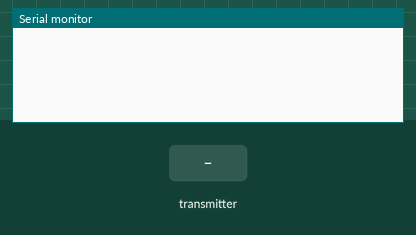
Simulated run of this sketch. Board: Arduino Uno, built with avr-gcc and run on an emulated ATmega328P. On the bench: the last lines printed to the serial monitor. Inputs (shaded band) come from the test bench. No radio packets arrive unless stated.

Above: at 1.2 s.
1.3 s: the transmitter starts sending text.0 = 0
At 2.0 s:
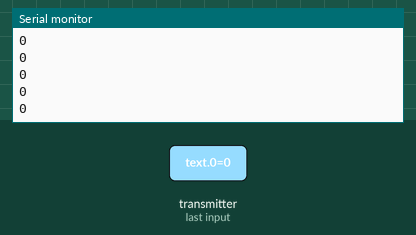
2.8 s: the transmitter starts sending text.1 = 256
At 3.3 s:
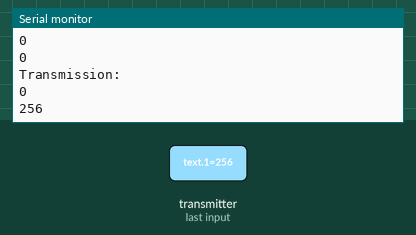
4.3 s: the transmitter starts sending text.2 = 512
5.8 s: the transmitter starts sending text.3 = 1023
8.8 s: the transmitter starts sending text.4 = 256
Timing chart, 0 to 11.8 s (numbered marks = the images above; inputs shaded):
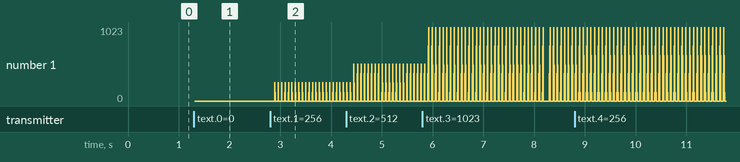

Measured:
- after the input at 1.3 s, the serial monitor: prints a new line at once (image 1)
- after the input at 2.8 s, the serial monitor: prints a new line after 0.09 s (image 2)

The sketch:

ReceiverDecryptScetch.ino
```cpp
#include <SPI.h>
#include <nRF24L01.h>
#include <RF24.h>


RF24 radio(7, 8, 10000000); // CE, CSN

const byte address[6] = "00001";

const int iterations = 100;

unsigned long timeNow = micros();
unsigned long timeLast = micros();
unsigned long times[iterations];
unsigned long timesTotal = 0;
float timesAverage;

unsigned long timeNow2 = micros();
unsigned long timeLast2 = micros();
unsigned long times2[iterations];
unsigned long timesTotal2 = 0;
float timesAverage2;

int j = 0;

void setup() {
  Serial.begin(9600);
  radio.begin();
  radio.setDataRate(RF24_1MBPS);
  radio.setChannel(50);
  //SPI.beginTransaction(SPISettings(16000000, MSBFIRST, SPI_MODE0));
  radio.openReadingPipe(0, address);
  radio.setPALevel(RF24_PA_MIN);
  radio.startListening();
  radio.setRetries(1, 15);
}

void loop() {
  if ((radio.available()) && (j < iterations)) {
    timeLast2 = micros();

    uint16_t text[16];
    radio.read(&text, 32);
    Serial.println("Transmission:");
    for(int i = 0; i < 16; i++){
      Serial.println(text[i]);
    }

    timeNow2 = micros();
    times2[j] = timeNow2 - timeLast2;

    //Serial.println(text);
    timeNow = micros();
    times[j] = timeNow - timeLast;
    timeLast = timeNow;
    j++;
}
if (j == iterations){
  j = 0;
  timesTotal = 0;
  timesTotal2 = 0;
  for(int i = 0; i < iterations; i++){
    timesTotal += times[i];
    timesTotal2 += times2[i];
  }
  timesAverage = float(timesTotal) / float(iterations);
  timesAverage2 = float(timesTotal2) / float(iterations);
  Serial.print("Average transmit time: ");
  Serial.println(timesAverage);
  Serial.print("Average read time: ");
  Serial.println(timesAverage2);
}

}
//hardcoded symetric key encryption function
void T1encrypt(uint16_t* ADCOutput, size_t length, uint16_t key) {
  for (size_t i = 0; i < length; i++) {
    ADCOutput[i] ^= (key >> (i % 16)) | (key << (16 - (i % 16)));
  }
}

void T1Decrypt(uint16_t* TransmittedData, size_t length, uint16_t key) {
  for (size_t i = 0; i < length; i++) {
    TransmittedData[i] ^= (key >> (i % 16)) | (key << (16 - (i % 16)));
  }
}
```
